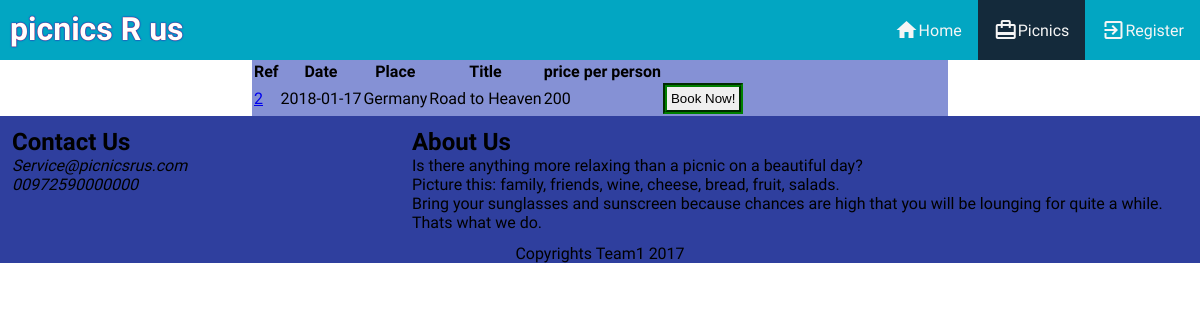
Page /picnics.php on the committed database.
### tables this page shows
CREATE TABLE IF NOT EXISTS `picnics` (
  `picnicid` int(11) NOT NULL,
  `title` varchar(45) NOT NULL,
  `departuredate` date NOT NULL,
  `departuretime` time NOT NULL,
  `place` varchar(25) NOT NULL,
  `food` varchar(45) NOT NULL,
  `arrivaltime` time NOT NULL,
  `returntime` time NOT NULL,
  `transportation` varchar(25) DEFAULT NULL,
  `priceperperson` int(10) NOT NULL,
  `capacity` int(10) NOT NULL,
  `description` varchar(45) NOT NULL,
  `departurelocation` varchar(45) NOT NULL,
  `assemblepoint` varchar(45) NOT NULL,
  `escortid` int(11) NOT NULL,
  `managerid` int(11) NOT NULL
);

### picnics.php (the view, shortened to what this page needs)
<?php
    $con = mysqli_connect(MYSQL_HOST, MYSQL_USER, MYSQL_PASSWORD, MYSQL_DB) or
    die ('Unable to connect. Check your connection parameters.');
$html='<table>';
    $html.='<tr>';
        $html.='<th>Ref</th>';
        $html.='<th>Date</th>';
        $html.='<th>Place</th>';
        $html.='<th>Title</th>';
        $html.='<th>price per person</th>';
    $html.='</tr>';
    $query = 'SELECT * FROM picnics';
    if ($result = $con->query($query)) {
        while ($row = $result->fetch_assoc()) {
            $html.=' <tr>';
            $html.='<td><a href="'. PICNIC_MAIN_PAGE .'?q='.$row['picnicid'].'">'.$row['picnicid'].'</a></td>';
            $html.='<td>' . $row['departuredate'] . '</td>';
            $html.='<td>' . $row['place'] . '</td>';
            $html.='<td>' . $row['title'] . '</td>';
            $html.='<td>' . $row['priceperperson'] . '</td>';
            $html.='<td><button class="">Book Now!</button></td>';
            $html.='</tr>';
        }
    }
    $html.='</table>';
echo $html;
?>

### css/projectcss.css (style rules this page uses)
* { box-sizing: border-box; margin: 0; padding: 0; }
h1, h2, h3, h4, h5, h6, p, div, section, main, article,label,legend { font-family: 'Copse', serif; }
button, input[type="submit"] { border: 4px groove green; padding: 4px; }

### css/grid.css (style rules this page uses)
.row:after { content: ""; clear: both; display: block; }
[class*="col-"] { width: 100%; float: left; padding: 1%; }
@media only screen and (min-width: 600px) { .col-m-6 { width: 50%; } }
@media only screen and (min-width: 768px) { .col-4 { width: 33.33%; } }
@media only screen and (min-width: 768px) { .col-8 { width: 66.66%; } }

### css/headerfooter.css (style rules this page uses)
footer { background-color: #2f3f9e; bottom: 0; }
.footer { position:flex; left: 0; bottom: 0; width: 100%; }
footer p { text-align: center; }

### rows in the picture
picnics: picnicid "2", departuredate "2018-01-17", place "Germany", title "Road to Heaven", priceperperson "200"
